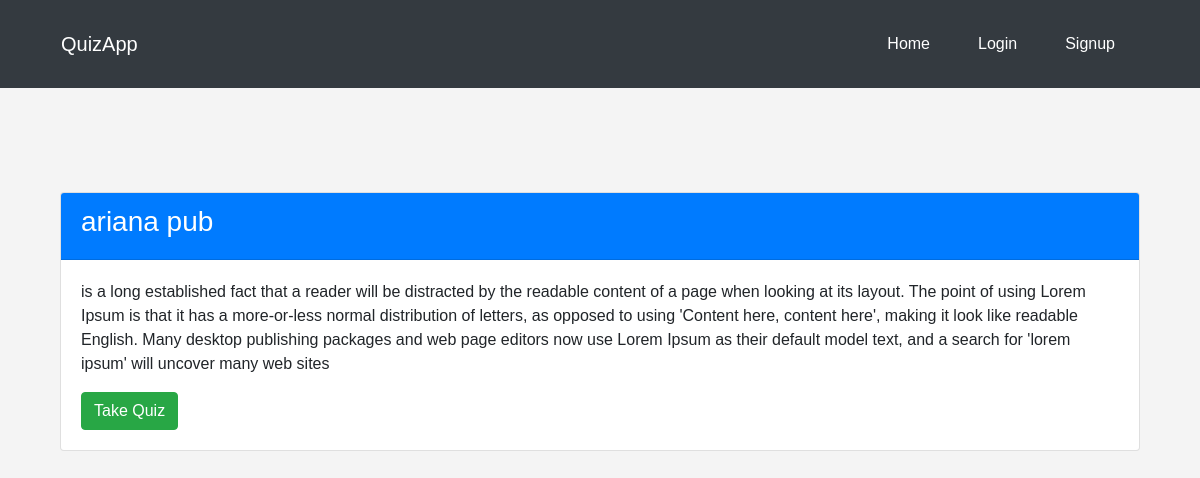
/quizzes/quiz/19/, run on the app's committed database.
### quizzes/models.py (models this page shows, shortened)
class Quiz(models.Model):
    title = models.CharField(max_length=255)
    description = models.TextField()
    created_by = models.ForeignKey(User, on_delete=models.CASCADE)
    created_at = models.DateTimeField(auto_now_add=True)
    is_public = models.BooleanField(default=False)
    share_link = models.URLField(blank=True, null=True)

### quizzes/views.py (the view)
# urls.py: path('quiz/<int:quiz_id>/', quiz_detail, name='quiz_detail'),
def quiz_detail(request, quiz_id):
    quiz = get_object_or_404(Quiz, id=quiz_id)
    return render(request, 'quizzes/quiz_detail.html', {'quiz': quiz})

### templates/quizzes/quiz_detail.html
{% extends 'base.html' %}
{% block content %}
<div class="container mt-5">
    <div class="card">
        <div class="card-header bg-primary text-white">
            <h3>{{ quiz.title }}</h3>
        </div>
        <div class="card-body">
            <p>{{ quiz.description }}</p>
            <a href="{% url 'take_quiz' quiz.id %}" class="btn btn-success">Take Quiz</a>
        </div>
    </div>
</div>
{% endblock %}

### static/css/styles.css (style rules this page uses)
body { font-family: Arial, sans-serif; margin: 0; padding: 0; background-color: #f4f4f4; }

### data on the page
Quiz: title "ariana pub", description "is a long established fact that a reader will be distracted by the readable content of a page when looking at its layout. The point of using Lorem Ipsum is that it has a more-or-less normal distribution of letters, as opposed to using 'Content here, content here', making it look like readable English. Many desktop publishing packages and web page editors now use Lorem Ipsum as their default model text, and a search for 'lorem ipsum' will uncover many web sites"
